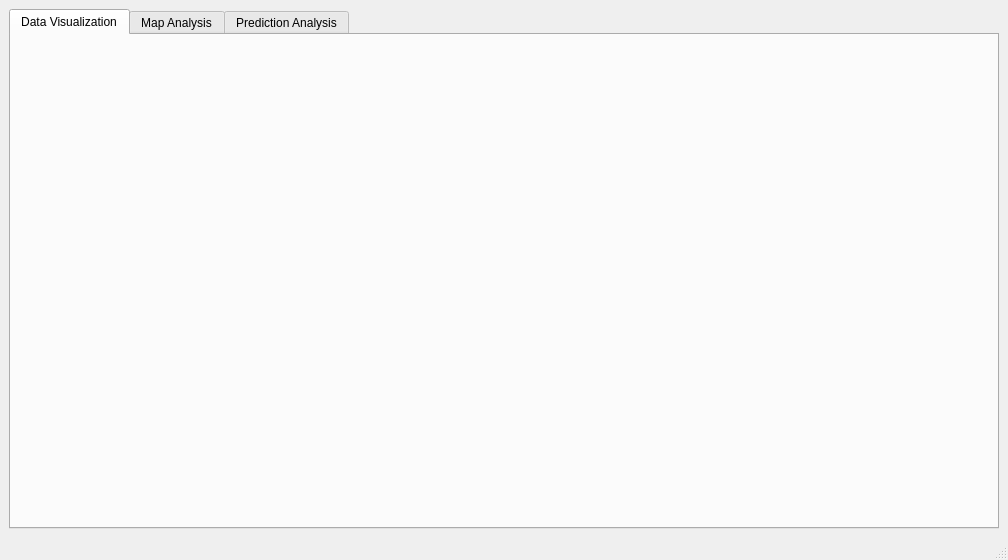
<?xml version="1.0" encoding="UTF-8"?>
<ui version="4.0">
 <class>MainWindow</class>
 <widget class="QMainWindow" name="MainWindow">
  <property name="geometry">
   <rect>
    <x>0</x>
    <y>0</y>
    <width>1008</width>
    <height>560</height>
   </rect>
  </property>
  <property name="windowTitle">
   <string>MainWindow</string>
  </property>
  <widget class="QWidget" name="centralwidget">
   <layout class="QVBoxLayout" name="verticalLayout">
    <item>
     <widget class="QTabWidget" name="widgetMain">
      <property name="layoutDirection">
       <enum>Qt::LeftToRight</enum>
      </property>
      <property name="autoFillBackground">
       <bool>false</bool>
      </property>
      <property name="styleSheet">
       <string notr="true">QTabWidget::tab-bar { alignment: center; } </string>
      </property>
      <property name="currentIndex">
       <number>0</number>
      </property>
      <widget class="DataTab" name="tabData">
       <property name="sizePolicy">
        <sizepolicy hsizetype="Expanding" vsizetype="Expanding">
         <horstretch>0</horstretch>
         <verstretch>0</verstretch>
        </sizepolicy>
       </property>
       <attribute name="title">
        <string>Data Visualization</string>
       </attribute>
      </widget>
      <widget class="MapTab" name="tabMap">
       <attribute name="title">
        <string>Map Analysis</string>
       </attribute>
      </widget>
      <widget class="PredictionTab" name="tabPrediction">
       <attribute name="title">
        <string>Prediction Analysis</string>
       </attribute>
      </widget>
     </widget>
    </item>
   </layout>
  </widget>
  <widget class="QMenuBar" name="menubar">
   <property name="geometry">
    <rect>
     <x>0</x>
     <y>0</y>
     <width>1008</width>
     <height>22</height>
    </rect>
   </property>
  </widget>
  <widget class="QStatusBar" name="statusbar"/>
 </widget>
 <customwidgets>
  <customwidget>
   <class>DataTab</class>
   <extends>QWidget</extends>
   <header>Tabs/datatab.h</header>
   <container>1</container>
  </customwidget>
  <customwidget>
   <class>PredictionTab</class>
   <extends>QWidget</extends>
   <header>Tabs/predictiontab.h</header>
   <container>1</container>
  </customwidget>
  <customwidget>
   <class>MapTab</class>
   <extends>QWidget</extends>
   <header>Tabs/maptab.h</header>
   <container>1</container>
  </customwidget>
 </customwidgets>
 <resources/>
 <connections/>
</ui>
